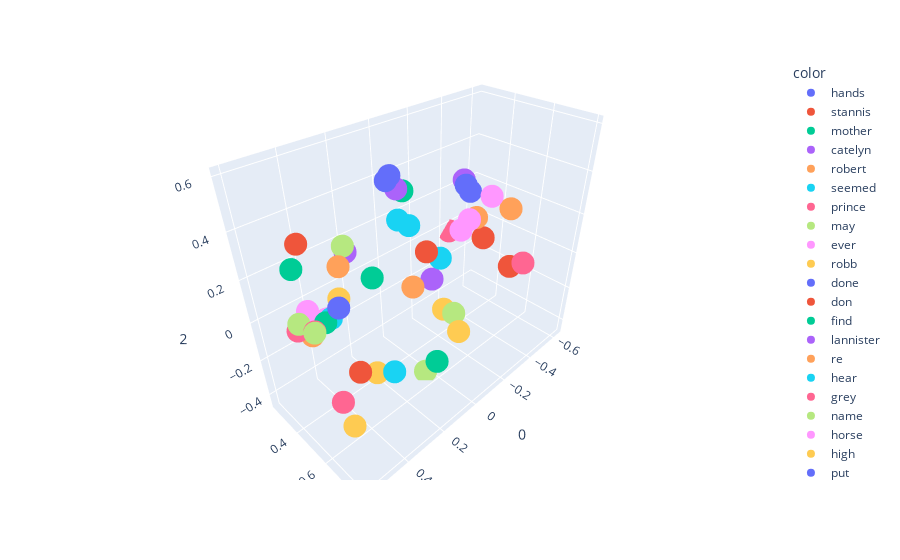

Notebook code cell kept with this figure:
### Code cell
import plotly.express as px
fig = px.scatter_3d(X[200:250],x=0,y=1,z=2, color=y[200:250])
fig.show()

### Figure 1 — Plotly figure (JSON) as saved in the notebook; plotly's stock layout.template omitted (floating-point values rounded to 4 significant figures)
{"data": [{"hovertemplate": "color=hands<br>0=%{x}<br>1=%{y}<br>2=%{z}<extra></extra>", "legendgroup": "hands", "marker": {"color": "#636efa", "symbol": "circle"}, "mode": "markers", "name": "hands", "scene": "scene", "showlegend": true, "type": "scatter3d", "x": [-0.2568], "y": [0.4898], "z": [0.3642]}, {"hovertemplate": "color=stannis<br>0=%{x}<br>1=%{y}<br>2=%{z}<extra></extra>", "legendgroup": "stannis", "marker": {"color": "#EF553B", "symbol": "circle"}, "mode": "markers", "name": "stannis", "scene": "scene", "showlegend": true, "type": "scatter3d", "x": [0.4204], "y": [0.591], "z": [-0.1376]}, {"hovertemplate": "color=mother<br>0=%{x}<br>1=%{y}<br>2=%{z}<extra></extra>", "legendgroup": "mother", "marker": {"color": "#00cc96", "symbol": "circle"}, "mode": "markers", "name": "mother", "scene": "scene", "showlegend": true, "type": "scatter3d", "x": [0.4814], "y": [0.5002], "z": [0.08893]}, {"hovertemplate": "color=catelyn<br>0=%{x}<br>1=%{y}<br>2=%{z}<extra></extra>", "legendgroup": "catelyn", "marker": {"color": "#ab63fa", "symbol": "circle"}, "mode": "markers", "name": "catelyn", "scene": "scene", "showlegend": true, "type": "scatter3d", "x": [0.2352], "y": [0.3024], "z": [0.1797]}, {"hovertemplate": "color=robert<br>0=%{x}<br>1=%{y}<br>2=%{z}<extra></extra>", "legendgroup": "robert", "marker": {"color": "#FFA15A", "symbol": "circle"}, "mode": "markers", "name": "robert", "scene": "scene", "showlegend": true, "type": "scatter3d", "x": [0.5174], "y": [0.4582], "z": [0.02287]}, {"hovertemplate": "color=seemed<br>0=%{x}<br>1=%{y}<br>2=%{z}<extra></extra>", "legendgroup": "seemed", "marker": {"color": "#19d3f3", "symbol": "circle"}, "mode": "markers", "name": "seemed", "scene": "scene", "showlegend": true, "type": "scatter3d", "x": [0.04116], "y": [0.4641], "z": [0.287]}, {"hovertemplate": "color=prince<br>0=%{x}<br>1=%{y}<br>2=%{z}<extra></extra>", "legendgroup": "prince", "marker": {"color": "#FF6692", "symbol": "circle"}, "mode": "markers", "name": "prince", "scene": "scene", "showlegend": true, "type": "scatter3d", "x": [0.5532], "y": [0.4245], "z": [0.04715]}, {"hovertemplate": "color=may<br>0=%{x}<br>1=%{y}<br>2=%{z}<extra></extra>", "legendgroup": "may", "marker": {"color": "#B6E880", "symbol": "circle"}, "mode": "markers", "name": "may", "scene": "scene", "showlegend": true, "type": "scatter3d", "x": [0.563], "y": [0.4604], "z": [0.1075]}, {"hovertemplate": "color=ever<br>0=%{x}<br>1=%{y}<br>2=%{z}<extra></extra>", "legendgroup": "ever", "marker": {"color": "#FF97FF", "symbol": "circle"}, "mode": "markers", "name": "ever", "scene": "scene", "showlegend": true, "type": "scatter3d", "x": [0.4527], "y": [0.4584], "z": [0.06288]}, {"hovertemplate": "color=robb<br>0=%{x}<br>1=%{y}<br>2=%{z}<extra></extra>", "legendgroup": "robb", "marker": {"color": "#FECB52", "symbol": "circle"}, "mode": "markers", "name": "robb", "scene": "scene", "showlegend": true, "type": "scatter3d", "x": [0.3927], "y": [0.464], "z": [0.1259]}, {"hovertemplate": "color=done<br>0=%{x}<br>1=%{y}<br>2=%{z}<extra></extra>", "legendgroup": "done", "marker": {"color": "#636efa", "symbol": "circle"}, "mode": "markers", "name": "done", "scene": "scene", "showlegend": true, "type": "scatter3d", "x": [0.4823], "y": [0.5985], "z": [0.2138]}, {"hovertemplate": "color=don<br>0=%{x}<br>1=%{y}<br>2=%{z}<extra></extra>", "legendgroup": "don", "marker": {"color": "#EF553B", "symbol": "circle"}, "mode": "markers", "name": "don", "scene": "scene", "showlegend": true, "type": "scatter3d", "x": [0.4681], "y": [0.3594], "z": [0.3467]}, {"hovertemplate": "color=find<br>0=%{x}<br>1=%{y}<br>2=%{z}<extra></extra>", "legendgroup": "find", "marker": {"color": "#00cc96", "symbol": "circle"}, "mode": "markers", "name": "find", "scene": "scene", "showlegend": true, "type": "scatter3d", "x": [0.3891], "y": [0.6674], "z": [0.3228]}, {"hovertemplate": "color=lannister<br>0=%{x}<br>1=%{y}<br>2=%{z}<extra></extra>", "legendgroup": "lannister", "marker": {"color": "#ab63fa", "symbol": "circle"}, "mode": "markers", "name": "lannister", "scene": "scene", "showlegend": true, "type": "scatter3d", "x": [0.4267], "y": [0.4274], "z": [0.02991]}, {"hovertemplate": "color=re<br>0=%{x}<br>1=%{y}<br>2=%{z}<extra></extra>", "legendgroup": "re", "marker": {"color": "#FFA15A", "symbol": "circle"}, "mode": "markers", "name": "re", "scene": "scene", "showlegend": true, "type": "scatter3d", "x": [0.3819], "y": [0.4684], "z": [0.2646]}, {"hovertemplate": "color=hear<br>0=%{x}<br>1=%{y}<br>2=%{z}<extra></extra>", "legendgroup": "hear", "marker": {"color": "#19d3f3", "symbol": "circle"}, "mode": "markers", "name": "hear", "scene": "scene", "showlegend": true, "type": "scatter3d", "x": [0.176], "y": [0.5561], "z": [0.4025]}, {"hovertemplate": "color=grey<br>0=%{x}<br>1=%{y}<br>2=%{z}<extra></extra>", "legendgroup": "grey", "marker": {"color": "#FF6692", "symbol": "circle"}, "mode": "markers", "name": "grey", "scene": "scene", "showlegend": true, "type": "scatter3d", "x": [-0.4463], "y": [0.2293], "z": [-0.04136]}, {"hovertemplate": "color=name<br>0=%{x}<br>1=%{y}<br>2=%{z}<extra></extra>", "legendgroup": "name", "marker": {"color": "#B6E880", "symbol": "circle"}, "mode": "markers", "name": "name", "scene": "scene", "showlegend": true, "type": "scatter3d", "x": [0.5744], "y": [0.5835], "z": [0.1535]}, {"hovertemplate": "color=horse<br>0=%{x}<br>1=%{y}<br>2=%{z}<extra></extra>", "legendgroup": "horse", "marker": {"color": "#FF97FF", "symbol": "circle"}, "mode": "markers", "name": "horse", "scene": "scene", "showlegend": true, "type": "scatter3d", "x": [-0.3521], "y": [0.5527], "z": [0.3024]}, {"hovertemplate": "color=high<br>0=%{x}<br>1=%{y}<br>2=%{z}<extra></extra>", "legendgroup": "high", "marker": {"color": "#FECB52", "symbol": "circle"}, "mode": "markers", "name": "high", "scene": "scene", "showlegend": true, "type": "scatter3d", "x": [-0.1788], "y": [0.4519], "z": [-0.2647]}, {"hovertemplate": "color=put<br>0=%{x}<br>1=%{y}<br>2=%{z}<extra></extra>", "legendgroup": "put", "marker": {"color": "#636efa", "symbol": "circle"}, "mode": "markers", "name": "put", "scene": "scene", "showlegend": true, "type": "scatter3d", "x": [0.2323], "y": [0.5877], "z": [0.597]}, {"hovertemplate": "color=stone<br>0=%{x}<br>1=%{y}<br>2=%{z}<extra></extra>", "legendgroup": "stone", "marker": {"color": "#EF553B", "symbol": "circle"}, "mode": "markers", "name": "stone", "scene": "scene", "showlegend": true, "type": "scatter3d", "x": [-0.6252], "y": [0.4919], "z": [-0.2177]}, {"hovertemplate": "color=wine<br>0=%{x}<br>1=%{y}<br>2=%{z}<extra></extra>", "legendgroup": "wine", "marker": {"color": "#00cc96", "symbol": "circle"}, "mode": "markers", "name": "wine", "scene": "scene", "showlegend": true, "type": "scatter3d", "x": [-0.06922], "y": [0.3075], "z": [0.3405]}, {"hovertemplate": "color=hard<br>0=%{x}<br>1=%{y}<br>2=%{z}<extra></extra>", "legendgroup": "hard", "marker": {"color": "#ab63fa", "symbol": "circle"}, "mode": "markers", "name": "hard", "scene": "scene", "showlegend": true, "type": "scatter3d", "x": [-0.3484], "y": [0.3996], "z": [0.3272]}, {"hovertemplate": "color=water<br>0=%{x}<br>1=%{y}<br>2=%{z}<extra></extra>", "legendgroup": "water", "marker": {"color": "#FFA15A", "symbol": "circle"}, "mode": "markers", "name": "water", "scene": "scene", "showlegend": true, "type": "scatter3d", "x": [-0.5439], "y": [0.5212], "z": [0.1584]}, {"hovertemplate": "color=upon<br>0=%{x}<br>1=%{y}<br>2=%{z}<extra></extra>", "legendgroup": "upon", "marker": {"color": "#19d3f3", "symbol": "circle"}, "mode": "markers", "name": "upon", "scene": "scene", "showlegend": true, "type": "scatter3d", "x": [-0.1102], "y": [0.4901], "z": [0.07704]}, {"hovertemplate": "color=fire<br>0=%{x}<br>1=%{y}<br>2=%{z}<extra></extra>", "legendgroup": "fire", "marker": {"color": "#FF6692", "symbol": "circle"}, "mode": "markers", "name": "fire", "scene": "scene", "showlegend": true, "type": "scatter3d", "x": [-0.4631], "y": [0.6727], "z": [-0.03034]}, {"hovertemplate": "color=iron<br>0=%{x}<br>1=%{y}<br>2=%{z}<extra></extra>", "legendgroup": "iron", "marker": {"color": "#B6E880", "symbol": "circle"}, "mode": "markers", "name": "iron", "scene": "scene", "showlegend": true, "type": "scatter3d", "x": [-0.1657], "y": [0.528], "z": [-0.2369]}, {"hovertemplate": "color=until<br>0=%{x}<br>1=%{y}<br>2=%{z}<extra></extra>", "legendgroup": "until", "marker": {"color": "#FF97FF", "symbol": "circle"}, "mode": "markers", "name": "until", "scene": "scene", "showlegend": true, "type": "scatter3d", "x": [-0.1046], "y": [0.6435], "z": [0.3267]}, {"hovertemplate": "color=these<br>0=%{x}<br>1=%{y}<br>2=%{z}<extra></extra>", "legendgroup": "these", "marker": {"color": "#FECB52", "symbol": "circle"}, "mode": "markers", "name": "these", "scene": "scene", "showlegend": true, "type": "scatter3d", "x": [0.468], "y": [0.58], "z": [-0.4192]}, {"hovertemplate": "color=voice<br>0=%{x}<br>1=%{y}<br>2=%{z}<extra></extra>", "legendgroup": "voice", "marker": {"color": "#636efa", "symbol": "circle"}, "mode": "markers", "name": "voice", "scene": "scene", "showlegend": true, "type": "scatter3d", "x": [0.01315], "y": [0.3048], "z": [0.4122]}, {"hovertemplate": "color=gone<br>0=%{x}<br>1=%{y}<br>2=%{z}<extra></extra>", "legendgroup": "gone", "marker": {"color": "#EF553B", "symbol": "circle"}, "mode": "markers", "name": "gone", "scene": "scene", "showlegend": true, "type": "scatter3d", "x": [0.06279], "y": [0.5824], "z": [0.2314]}, {"hovertemplate": "color=give<br>0=%{x}<br>1=%{y}<br>2=%{z}<extra></extra>", "legendgroup": "give", "marker": {"color": "#00cc96", "symbol": "circle"}, "mode": "markers", "name": "give", "scene": "scene", "showlegend": true, "type": "scatter3d", "x": [0.5927], "y": [0.5384], "z": [0.3926]}, {"hovertemplate": "color=sam<br>0=%{x}<br>1=%{y}<br>2=%{z}<extra></extra>", "legendgroup": "sam", "marker": {"color": "#ab63fa", "symbol": "circle"}, "mode": "markers", "name": "sam", "scene": "scene", "showlegend": true, "type": "scatter3d", "x": [-0.0193], "y": [0.327], "z": [0.3733]}, {"hovertemplate": "color=seen<br>0=%{x}<br>1=%{y}<br>2=%{z}<extra></extra>", "legendgroup": "seen", "marker": {"color": "#FFA15A", "symbol": "circle"}, "mode": "markers", "name": "seen", "scene": "scene", "showlegend": true, "type": "scatter3d", "x": [0.1574], "y": [0.6058], "z": [0.1294]}, {"hovertemplate": "color=better<br>0=%{x}<br>1=%{y}<br>2=%{z}<extra></extra>", "legendgroup": "better", "marker": {"color": "#19d3f3", "symbol": "circle"}, "mode": "markers", "name": "better", "scene": "scene", "showlegend": true, "type": "scatter3d", "x": [0.443], "y": [0.4773], "z": [0.07161]}, {"hovertemplate": "color=shall<br>0=%{x}<br>1=%{y}<br>2=%{z}<extra></extra>", "legendgroup": "shall", "marker": {"color": "#FF6692", "symbol": "circle"}, "mode": "markers", "name": "shall", "scene": "scene", "showlegend": true, "type": "scatter3d", "x": [0.5364], "y": [0.514], "z": [0.08977]}, {"hovertemplate": "color=ned<br>0=%{x}<br>1=%{y}<br>2=%{z}<extra></extra>", "legendgroup": "ned", "marker": {"color": "#B6E880", "symbol": "circle"}, "mode": "markers", "name": "ned", "scene": "scene", "showlegend": true, "type": "scatter3d", "x": [0.271], "y": [0.3425], "z": [0.2426]}, {"hovertemplate": "color=always<br>0=%{x}<br>1=%{y}<br>2=%{z}<extra></extra>", "legendgroup": "always", "marker": {"color": "#FF97FF", "symbol": "circle"}, "mode": "markers", "name": "always", "scene": "scene", "showlegend": true, "type": "scatter3d", "x": [0.4933], "y": [0.4058], "z": [0.09183]}, {"hovertemplate": "color=years<br>0=%{x}<br>1=%{y}<br>2=%{z}<extra></extra>", "legendgroup": "years", "marker": {"color": "#FECB52", "symbol": "circle"}, "mode": "markers", "name": "years", "scene": "scene", "showlegend": true, "type": "scatter3d", "x": [0.321], "y": [0.5618], "z": [-0.2368]}, {"hovertemplate": "color=between<br>0=%{x}<br>1=%{y}<br>2=%{z}<extra></extra>", "legendgroup": "between", "marker": {"color": "#636efa", "symbol": "circle"}, "mode": "markers", "name": "between", "scene": "scene", "showlegend": true, "type": "scatter3d", "x": [-0.4064], "y": [0.3891], "z": [0.2483]}, {"hovertemplate": "color=dark<br>0=%{x}<br>1=%{y}<br>2=%{z}<extra></extra>", "legendgroup": "dark", "marker": {"color": "#EF553B", "symbol": "circle"}, "mode": "markers", "name": "dark", "scene": "scene", "showlegend": true, "type": "scatter3d", "x": [-0.4937], "y": [0.4114], "z": [-0.02335]}, {"hovertemplate": "color=place<br>0=%{x}<br>1=%{y}<br>2=%{z}<extra></extra>", "legendgroup": "place", "marker": {"color": "#00cc96", "symbol": "circle"}, "mode": "markers", "name": "place", "scene": "scene", "showlegend": true, "type": "scatter3d", "x": [0.2287], "y": [0.8032], "z": [-0.06581]}, {"hovertemplate": "color=small<br>0=%{x}<br>1=%{y}<br>2=%{z}<extra></extra>", "legendgroup": "small", "marker": {"color": "#ab63fa", "symbol": "circle"}, "mode": "markers", "name": "small", "scene": "scene", "showlegend": true, "type": "scatter3d", "x": [-0.2234], "y": [0.3305], "z": [-0.1743]}, {"hovertemplate": "color=cold<br>0=%{x}<br>1=%{y}<br>2=%{z}<extra></extra>", "legendgroup": "cold", "marker": {"color": "#FFA15A", "symbol": "circle"}, "mode": "markers", "name": "cold", "scene": "scene", "showlegend": true, "type": "scatter3d", "x": [-0.3444], "y": [0.483], "z": [0.177]}, {"hovertemplate": "color=winterfell<br>0=%{x}<br>1=%{y}<br>2=%{z}<extra></extra>", "legendgroup": "winterfell", "marker": {"color": "#19d3f3", "symbol": "circle"}, "mode": "markers", "name": "winterfell", "scene": "scene", "showlegend": true, "type": "scatter3d", "x": [0.3388], "y": [0.6921], "z": [-0.1207]}, {"hovertemplate": "color=most<br>0=%{x}<br>1=%{y}<br>2=%{z}<extra></extra>", "legendgroup": "most", "marker": {"color": "#FF6692", "symbol": "circle"}, "mode": "markers", "name": "most", "scene": "scene", "showlegend": true, "type": "scatter3d", "x": [0.4546], "y": [0.4956], "z": [-0.3579]}, {"hovertemplate": "color=hundred<br>0=%{x}<br>1=%{y}<br>2=%{z}<extra></extra>", "legendgroup": "hundred", "marker": {"color": "#B6E880", "symbol": "circle"}, "mode": "markers", "name": "hundred", "scene": "scene", "showlegend": true, "type": "scatter3d", "x": [0.03872], "y": [0.5495], "z": [-0.4478]}, {"hovertemplate": "color=stood<br>0=%{x}<br>1=%{y}<br>2=%{z}<extra></extra>", "legendgroup": "stood", "marker": {"color": "#FF97FF", "symbol": "circle"}, "mode": "markers", "name": "stood", "scene": "scene", "showlegend": true, "type": "scatter3d", "x": [-0.2749], "y": [0.4566], "z": [0.1307]}, {"hovertemplate": "color=end<br>0=%{x}<br>1=%{y}<br>2=%{z}<extra></extra>", "legendgroup": "end", "marker": {"color": "#FECB52", "symbol": "circle"}, "mode": "markers", "name": "end", "scene": "scene", "showlegend": true, "type": "scatter3d", "x": [0.1008], "y": [0.7903], "z": [-0.01036]}], "layout": {"legend": {"title": {"text": "color"}, "tracegroupgap": 0}, "margin": {"t": 60}, "scene": {"domain": {"x": [0, 1], "y": [0, 1]}, "xaxis": {"title": {"text": "0"}}, "yaxis": {"title": {"text": "1"}}, "zaxis": {"title": {"text": "2"}}}}}
